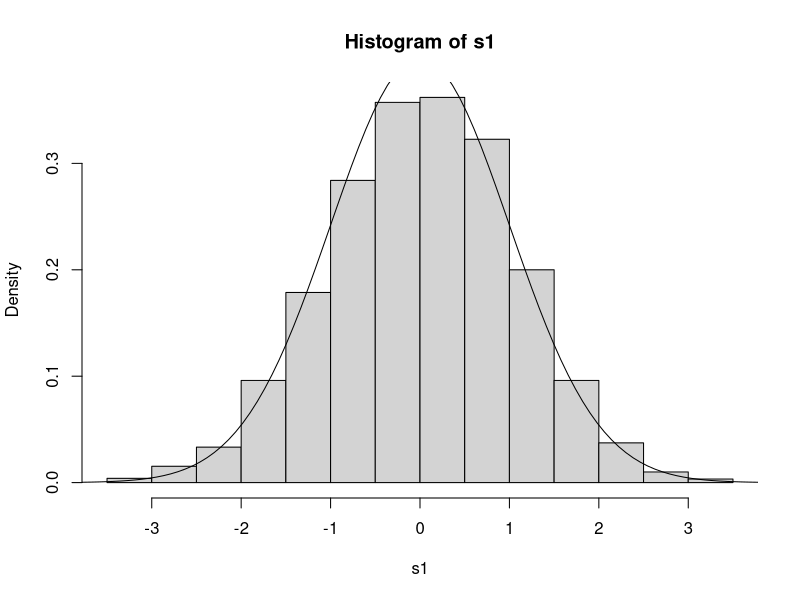
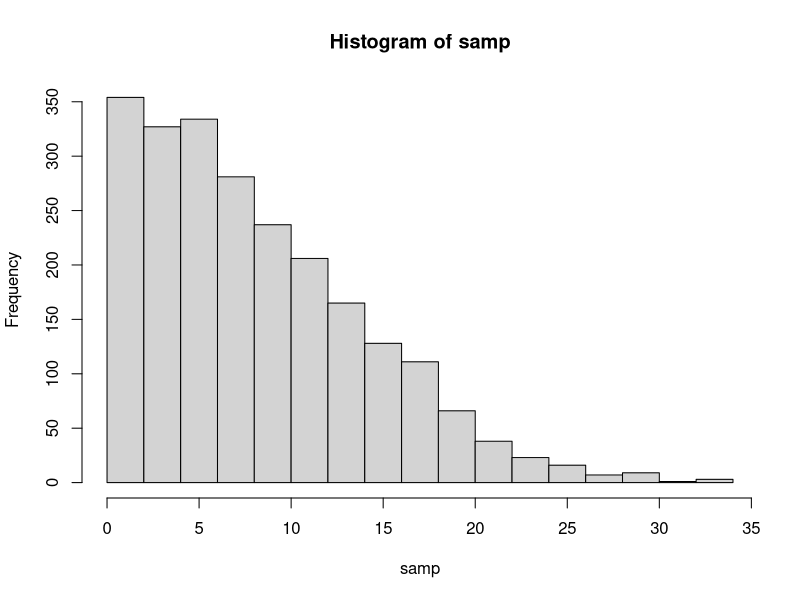
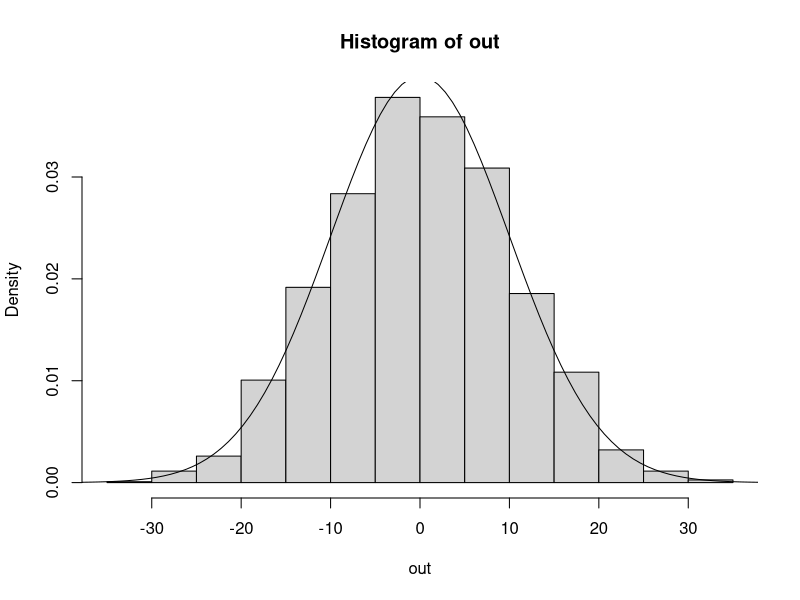

Write the R code that produced these figures, in order.

N <- 3000
lambda <- 1

X <- vector(length=N, mode = "numeric")
U <- vector(length=N, mode = "numeric")

#proposal density vector
X <- rexp(N,lambda)

U <- runif(N,0,1)

#accept/reject criterion
a.r <- exp(-((X-lambda)^2)/2)

# The accepted samples (these are half normal)
samp <- X[U <= a.r]

# convert to full-normal
V <- runif(N,0,1)
s1 <- samp * ifelse(V<0.5, 1, -1)

hist(s1,freq=F)
shapiro.test(s1)

# overlay a plot of the actual density
xx <- seq(-4, 4,length=100)
lines(xx,dnorm(xx,0,1))


#####################
#
# Code generates N(0,sigma) samples
# from exponential proposals using
# rejection sampling
#
#####################

sigma <- 10
N <- 3000

#parameter for the exponential distribution
lambda <- 1/sigma

#proposal density vector
X <- vector(length=N, mode = "numeric")
X <- rexp(N,lambda)

#uniform samples
U <- vector(length=N, mode = "numeric")
U <- runif(N,0,1)

#accept/reject criterion
a.r <- exp(-((X/sigma-1)^2)/2)

# The accepted samples (these are half normal)
samp <- X[U <= a.r]
hist(samp)

# convert to full-normal
V <- runif(length(samp),0,1)
out <- samp * ifelse(V<0.5, 1, -1)

#formal test of normality
shapiro.test(out)

x11()
# plot a histogram with overlaid normal density
hist(out,freq=F)
xx <- seq(-4*sigma, 4*sigma,length=100)
lines(xx,dnorm(xx,0,sigma))